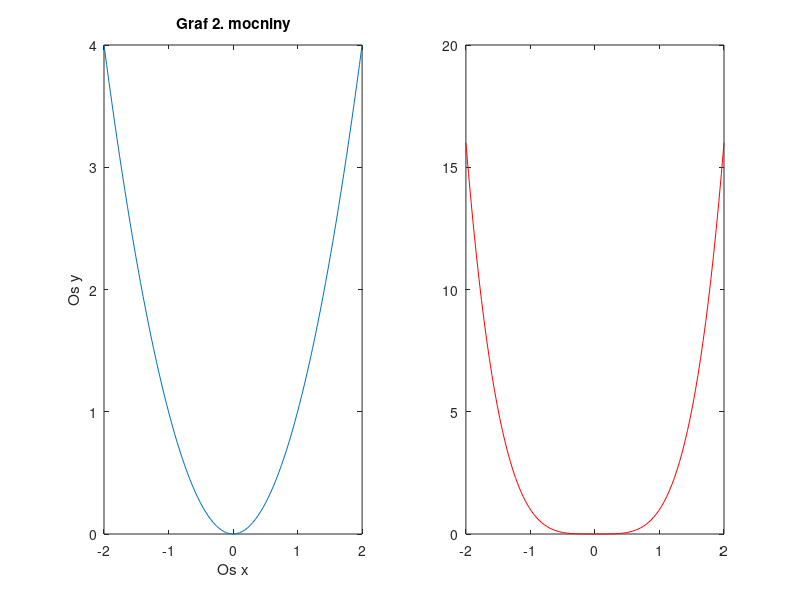

Reproduce this figure in MATLAB.
% Nakreslete graf funkce f1(x) = x2 pro x ∈[−2,2]. Graf řádně otitulkujte.
% Červeně přikreslete graf funkce f2(x) = x4.
% Do nového grafického okna nakreslete tyto grafy vedle sebe.

x = linspace(-2, 2);

subplot(1, 2, 1)
plot(x, x.^2)
title('Graf 2. mocniny')
xlabel('Os x')
ylabel('Os y')

y = x.^4;
subplot(1, 2, 2)
plot(x, y, "r");
